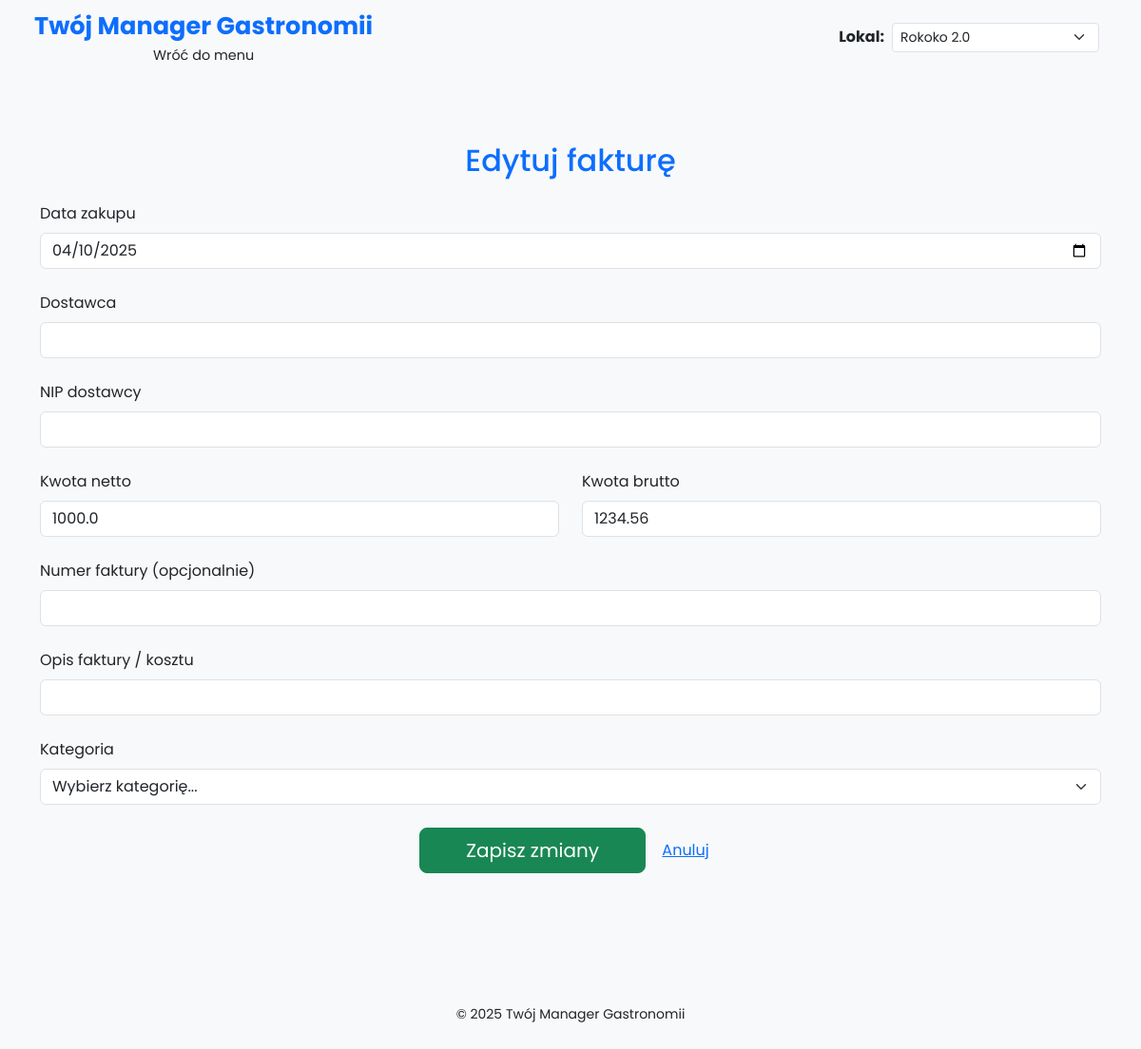
Screenshot of /edit_invoice/1 with the database file from the repository.
### models.py (models this page shows)
class Invoice(Base):
    __tablename__ = 'invoices'
    id = Column(Integer, primary_key=True)
    invoice_date = Column(Date, nullable=False)  # zmienione z 'date'
    gross_amount = Column(Float, nullable=False)  # zmienione z 'amount_gross'
    net_amount = Column(Float, nullable=True)     # zmienione z 'amount_net'
    supplier = Column(String, nullable=True)
    nip = Column(String, nullable=True)
    category = Column(String, nullable=True)
    lokal = Column(String, nullable=False, default='Rokoko 2.0')

### app.py (the view, shortened to what this page needs)
@app.route('/edit_invoice/<int:invoice_id>', methods=['GET', 'POST'])
def edit_invoice(invoice_id):
    db_session = Session()
    invoice = db_session.query(Invoice).get(invoice_id)
    db_session.close()
    return render_template('edit_invoice.html', invoice=invoice)

### app.py (called while the page is built)
@app.before_request
def set_default_lokal():
    if 'lokal' not in session:
        session['lokal'] = 'Rokoko 2.0'

### templates/edit_invoice.html (shortened to what this page needs)
{% extends 'base.html' %}
{% block content %}
<div class="container my-5">
    <h2 class="text-center mb-4 text-primary">Edytuj fakturę</h2>
    <form method="POST">
        <div class="mb-4">
            <label for="invoice_date" class="form-label">Data zakupu</label>
            <input type="date" id="invoice_date" name="invoice_date" class="form-control" value="{{ invoice.invoice_date }}" required>
        </div>
        <div class="mb-4">
            <label for="supplier_name" class="form-label">Dostawca</label>
            <input type="text" id="supplier_name" name="supplier_name" class="form-control" value="{{ invoice.supplier_name }}" required>
        </div>
        <div class="mb-4">
            <label for="supplier_nip" class="form-label">NIP dostawcy</label>
            <input type="text" id="supplier_nip" name="supplier_nip" class="form-control" value="{{ invoice.supplier_nip }}">
        </div>
        <div class="row mb-4">
            <div class="col-md-6">
                <label for="net_amount" class="form-label">Kwota netto</label>
                <input type="number" step="0.01" id="net_amount" name="net_amount" class="form-control" value="{{ invoice.net_amount }}">
            </div>
            <div class="col-md-6">
                <label for="gross_amount" class="form-label">Kwota brutto</label>
                <input type="number" step="0.01" id="gross_amount" name="gross_amount" class="form-control" value="{{ invoice.gross_amount }}" required>
            </div>
        </div>
        <div class="mb-4">
            <label for="invoice_number" class="form-label">Numer faktury (opcjonalnie)</label>
            <input type="text" id="invoice_number" name="invoice_number" class="form-control" value="{{ invoice.invoice_number }}">
        </div>
        <div class="mb-4">
            <label for="description" class="form-label">Opis faktury / kosztu</label>
            <input type="text" id="description" name="description" class="form-control" value="{{ invoice.description }}">
        </div>
        <div class="mb-4">
            <label for="category" class="form-label">Kategoria</label>
            <select id="category" name="category" class="form-select" required>
                <option value="">Wybierz kategorię...</option>
            </select>
        </div>
        <div class="text-center">
            <button type="submit" class="btn btn-success btn-lg px-5">Zapisz zmiany</button>
            <a href="{{ url_for('monthly_summary') }}" class="btn btn-link">Anuluj</a>
        </div>
    </form>
</div>
{% endblock %}

### static/css/style.css (style rules this page uses)
body { background-color: #f8f9fa; font-family: 'Poppins', sans-serif; min-height: 100vh; display: flex; flex-direction: column; }

### rows the page displays
Invoice: invoice_date "04/10/2025", net_amount "1000.0", gross_amount "1234.56"
